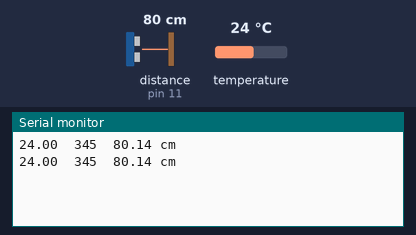
The sketch below on a simulated Arduino Nano, built with avr-gcc and run on an emulated ATmega328P. Shown: the last lines printed to the serial monitor. Wiring (inferred from the names in the program): ultrasonic range finder: trigger pin 10; echo pin 11. Inputs (shaded band) come from the test bench; at power-on: distance to the obstacle (sensor on pin 11) 80 cm, temperature 24 °C. The echo pulse lasts 58.3 µs per cm.

Above: at 2.8 s.
2.9 s: distance to the obstacle (sensor on pin 11) set to 2 cm
At 4.3 s:
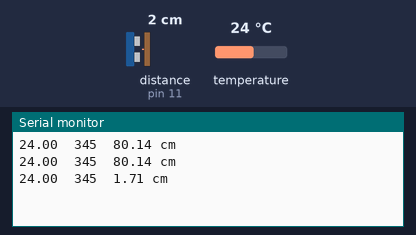
4.7 s: temperature set to 12 °C
At 4.7 s:
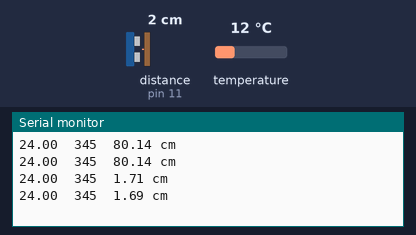
6.5 s: distance to the obstacle (sensor on pin 11) set to 4 cm
At 7.6 s:
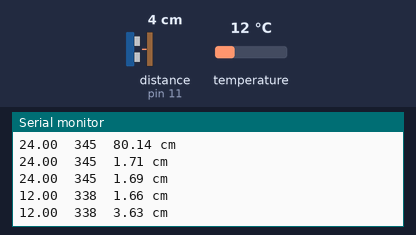
8.3 s: temperature set to 19 °C
At 9.4 s:
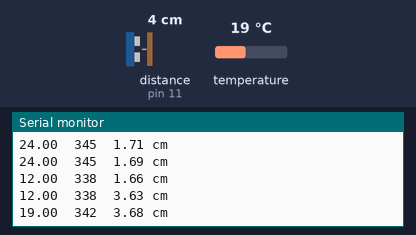
Timing chart, 0 to 11.1 s (numbered marks = the images above; inputs shaded):
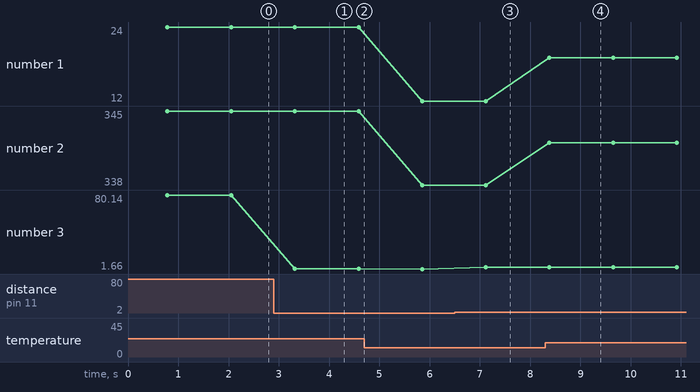

Measured:
- after the input at 2.9 s, the serial monitor: prints a new line after 0.42 s (image 1)
- after the input at 6.5 s, the serial monitor: prints a new line after 0.62 s (image 3)
- after the input at 8.3 s, the serial monitor: prints a new line after 0.08 s (image 4)
- plotted number 1: 24 → 12 after the input at 4.7 s, 12 → 19 after the input at 8.3 s
- plotted number 2: 345 → 338 after the input at 4.7 s, 338 → 342 after the input at 8.3 s
- plotted number 3: 80.14 → 1.69 after the input at 2.9 s, 1.69 → 1.66 after the input at 4.7 s, 1.66 → 3.63 after the input at 6.5 s, 3.63 → 3.68 after the input at 8.3 s

The sketch:

main.ino
```cpp
#include <OneWire.h>
#include <DallasTemperature.h>

//
// Demonstrates distance measure with temperature correction
// Sound speed depends on temperature (331.5 at 0 celsius degree).
// Speed changes by 0.6m/s for each degree (faster if air is warmer).
//

#define TRIG_PIN 10
#define ECHO_PIN 11

DallasTemperature dallas(new OneWire(3));

void setup() {
    Serial.begin(9600);

    pinMode(TRIG_PIN, OUTPUT);
    pinMode(ECHO_PIN, INPUT);

    dallas.begin();
}

void loop() {

    float temperature = getTemperature();
    Serial.print(temperature);
    Serial.print("\t");

    int speed = getSoundSpeed(temperature);
    Serial.print(speed);
    Serial.print("\t" );

    float distance = getDistance(speed);

    Serial.print(distance * 100);
    Serial.println(" cm");

    delay(500);
}

float getTemperature() {
    dallas.requestTemperatures();
    return dallas.getTempCByIndex(0);
}

/**
 * Measures and returns distance in meters.
 *
 * @param soundSpeed sound speed
 */
float getDistance(float soundSpeed) {
    // ensure low level on trig pin
    digitalWrite(TRIG_PIN, LOW);
    delayMicroseconds(2);

    // set high level for 10 microseconds
    digitalWrite(TRIG_PIN, HIGH);
    delayMicroseconds(10);
    digitalWrite(TRIG_PIN, LOW);

    // read signal return duration in microseconds
    int duration = pulseIn(ECHO_PIN, HIGH);

    // compute distance
    return soundSpeed * duration / 1000000 / 2;
}

/**
 * Returns sound speed for specified temperature.
 *
 * @param temperature temperature
 * @return sound speed in m/s
 */
float getSoundSpeed(float temperature) {
    const float SOUND_SPEED_AT_ZERO = 331.5;
    const float SOUND_SPEED_DELTA_PER_DEGREE = 0.6;

    return SOUND_SPEED_AT_ZERO + (SOUND_SPEED_DELTA_PER_DEGREE * temperature);
}
```
